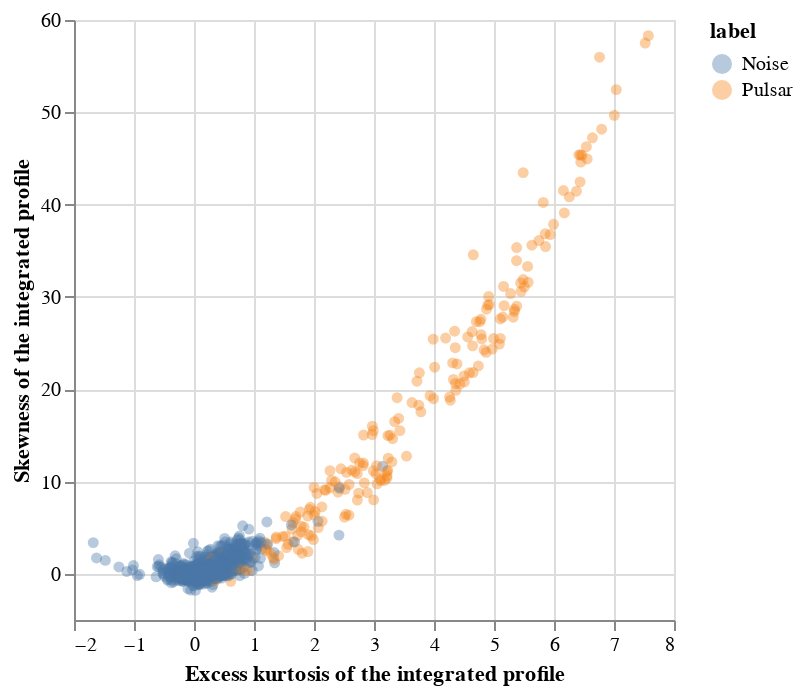

The notebook cell saved with this chart:
### Markdown cell above
As an exploratory visualization of the data, we created a graph comparing the Skewness of the integrated profile (y-axis) to the Excess kurtosis of the integrated profile (x-axis). We also coloured the pulsar and noise examples to be able to determine if we can obtain any information on when we have a pulsar, or when it is noise. Based on the graph, we found that lower values of the Skewness of the integrated profile and of the Excess kurtosis of the integrated profile are typically noise, while pulsars typically have larger values. From the visualization of our graph and tables 1.1 and 1.2, we were able to determine that we have an imbalance between the number of Noise and Pulsar Labels.

### Code cell
# Create the graph to visualize our data.
pulsar_plot = alt.Chart(pulsar_data.sample(n=2000)).mark_circle(opacity=0.4).encode(
    x=alt.X("excess_kurtosis_integrated_profile").title("Excess kurtosis of the integrated profile"),
    y=alt.Y("skewness_integrated_profile").title("Skewness of the integrated profile"),
    color=alt.Color("label").title("label")
)
pulsar_plot

### Figure 1 — Vega-Lite specification as saved in the notebook (floating-point values rounded to 4 significant figures; data arrays with more than 128 entries replaced by an {"elided": "..."} marker saying what was removed)
{"config": {"view": {"continuousWidth": 300, "continuousHeight": 300}}, "data": {"name": "data-ad6ca2726544e25f42635a2910e25848"}, "mark": {"type": "circle", "opacity": 0.4}, "encoding": {"color": {"field": "label", "title": "label", "type": "nominal"}, "x": {"field": "excess_kurtosis_integrated_profile", "title": "Excess kurtosis of the integrated profile", "type": "quantitative"}, "y": {"field": "skewness_integrated_profile", "title": "Skewness of the integrated profile", "type": "quantitative"}}, "$schema": "https://vega.github.io/schema/vega-lite/v5.15.1.json", "datasets": {"data-ad6ca2726544e25f42635a2910e25848": {"elided": "2000 records"}}}
